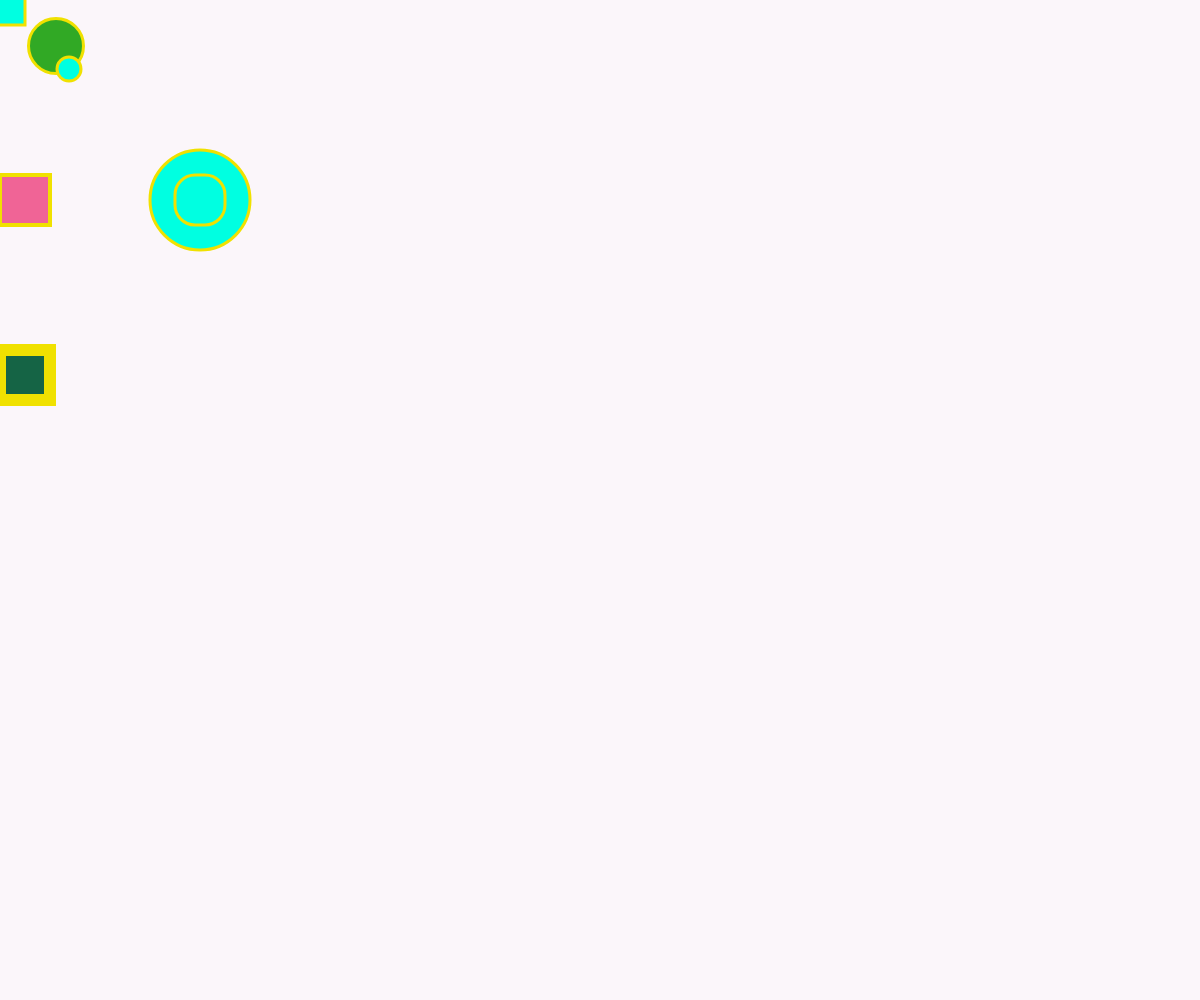
Frame 1 (no input)
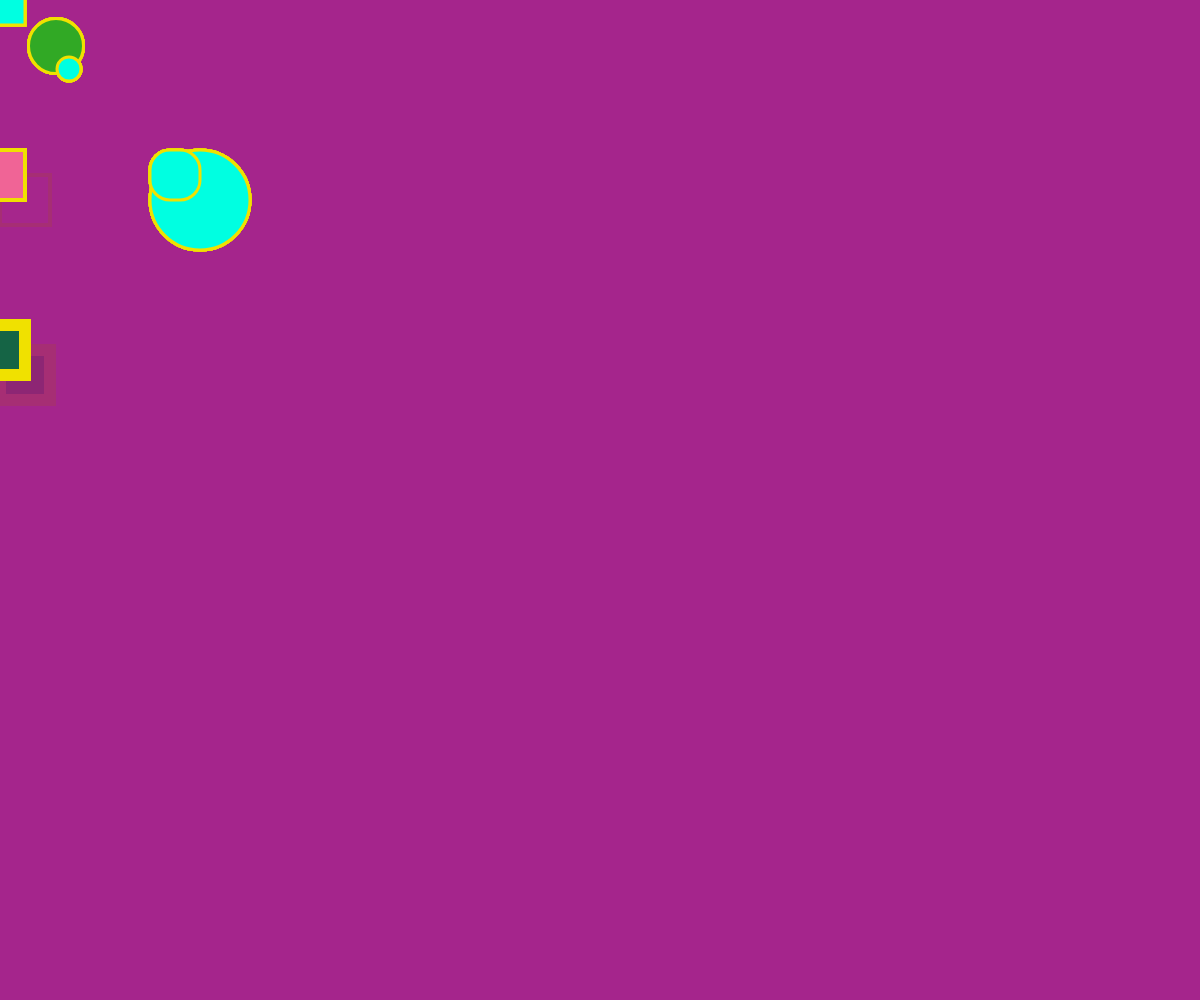
Frame 60 (no input)
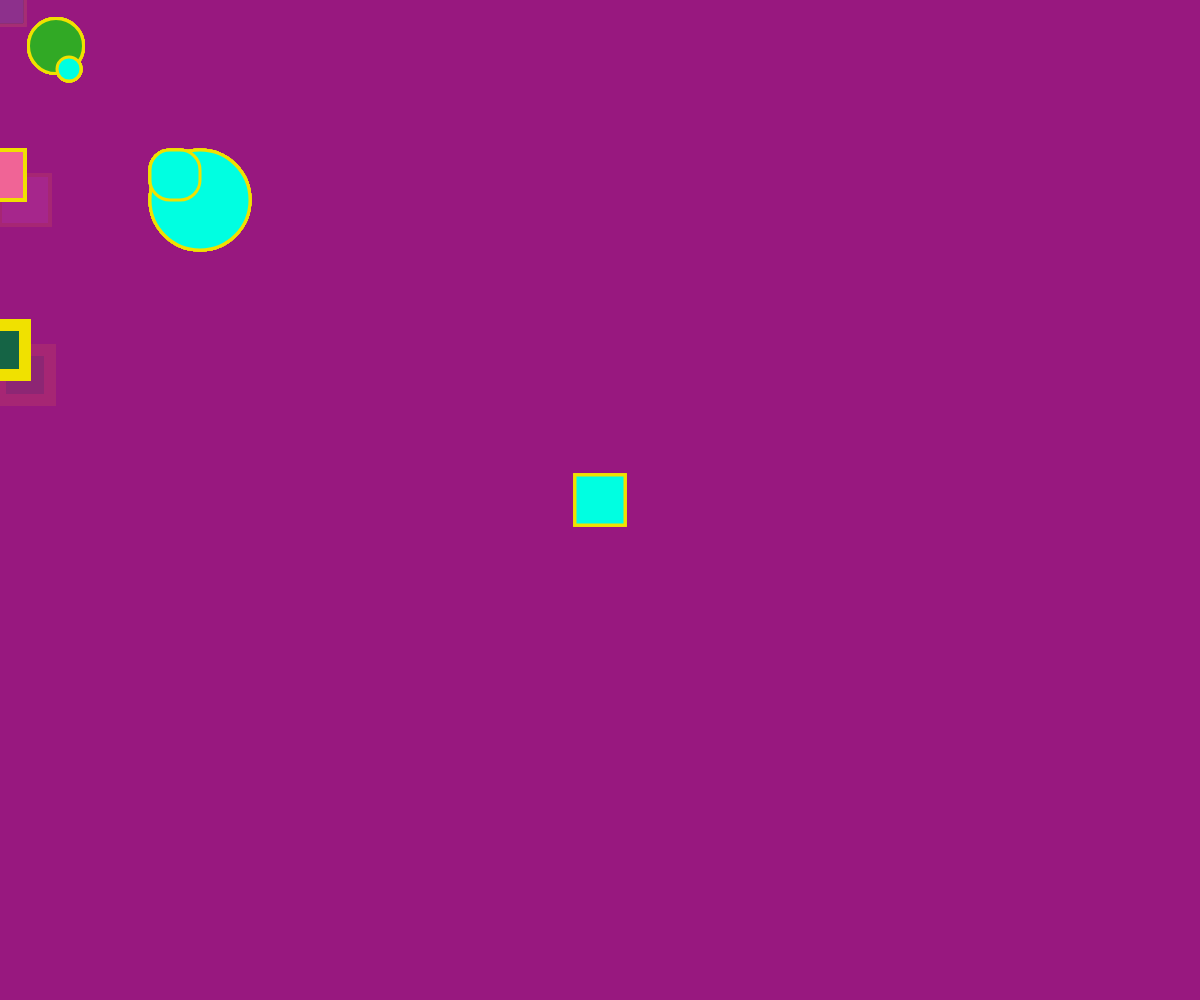
Frame 120 (the mouse pressed at the canvas centre since frame 60)

The p5.js sketch that drew these frames (run headless with seeded random() and noise() and a simulated clock; from frame 60 on, the mouse is pressed at the canvas centre):

// p5.js sketch
// ── sketch.js
var col = 225

function setup() {
 canvas = createCanvas(windowWidth, windowHeight);
 canvas.position(0, 0);
 canvas.style("z-index", -2);
 //background
}

function windowResized(){
  resizeCanvas(windowWidth, windowHeight)
}

function draw() {
  background(156, 25, 125, 10);
  stroke(240, 225, 0)
  strokeWeight(10)
  //Coding for the shapes 
  fill(240, 100, 150)
  rect(50, 50, 0, 0)
  
  strokeWeight(4)
  rect(0, 175, 50, 50)
  
  strokeWeight(12)
  fill(21, 100, 69)
  rect(0, 350, 50, 50)
  
  strokeWeight(3)
  
  fill(49, 169, 37)
  ellipse(56, 46, 55, 55)
  
  fill(0, 255, 225)
  ellipse(69, 69, 24, 24)
  ellipse(200,200, 100)
  rect(175,175, 50, 50, 20)
  
  rectMode(CENTER);
  
  rect(mouseX, mouseY, 50)
}
